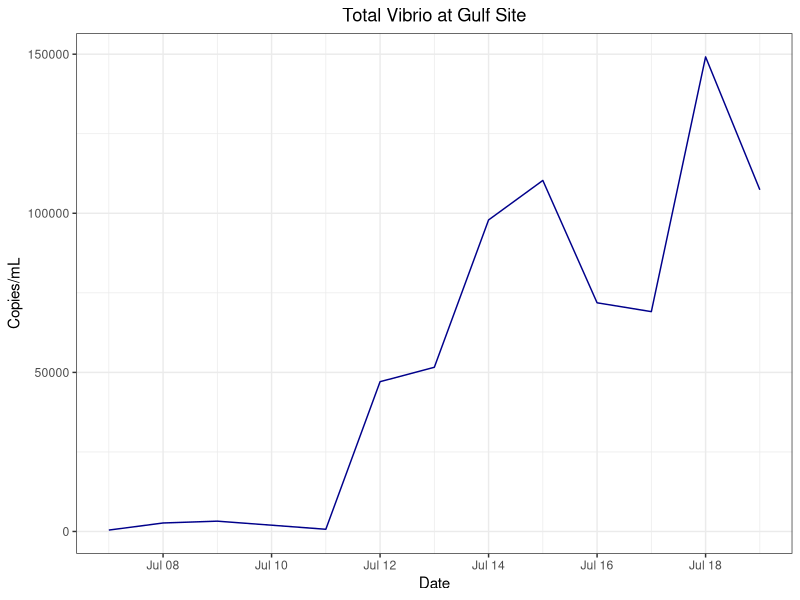
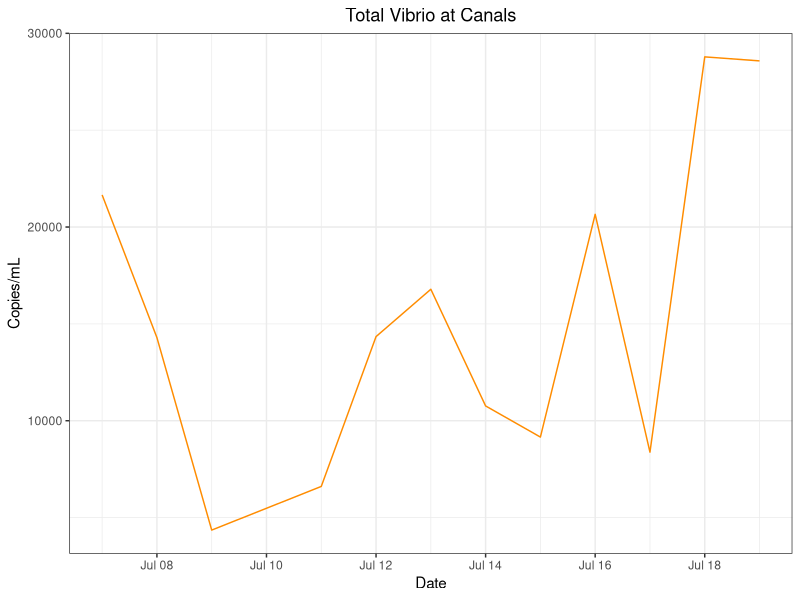
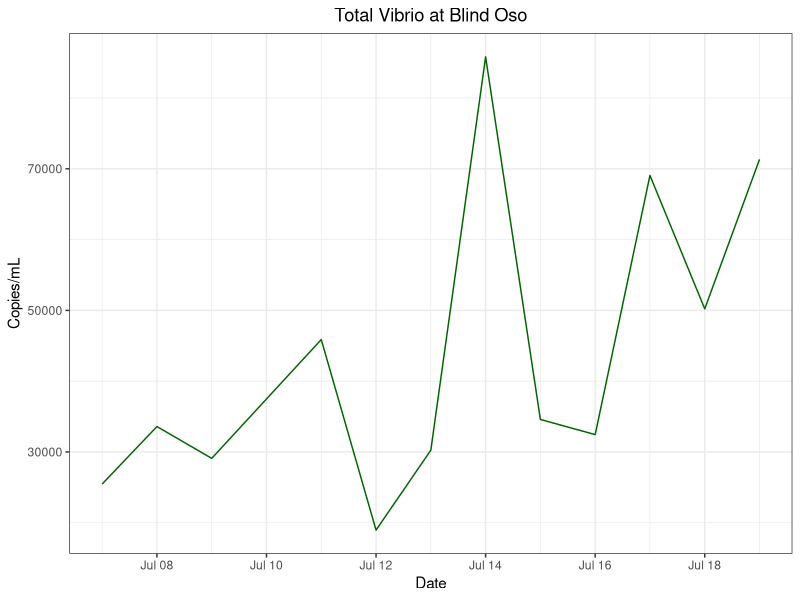
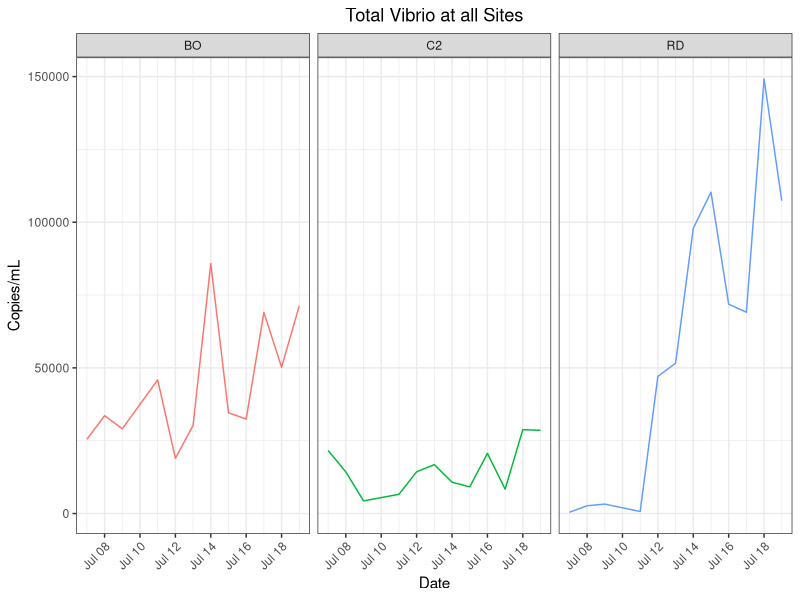

Recreate these plots in R, in order.
## ---- chunk 1
library(tidyverse)
library(here)
## ---- chunk 2
copies<- read_csv(here("data", "processed_data", "clean_data_date.csv")) #This is the clean_data.csv from copies_calculator but with date manually added in,
## ---- chunk 3
copies2<- copies %>%
  select(date,copies_mL,site) %>%
drop_na() #Get rid of NAs

bo<- copies2 %>% filter(site %in% "BO") #Blind Oso Bay
c2 <- copies2 %>% filter(site %in% "C2") #Canals
rd<- copies2 %>% filter(site %in% "RD") #Gulf Site
summary(copies2)
## ---- chunk 4
rd %>%
  ggplot() +geom_line(
    aes(x = date,
        y = copies_mL),
    color = "darkblue") +
  theme_bw() +
  labs(
    x = "Date",
    y = "Copies/mL",
    title = "Total Vibrio at Gulf Site") +
  theme(plot.title = element_text(hjust = 0.5))
## ---- chunk 5
c2 %>%
  ggplot() +geom_line(
    aes(x = date,
        y = copies_mL),
    color = "darkorange") +
  theme_bw() +
  labs(
    x = "Date",
    y = "Copies/mL",
    title = "Total Vibrio at Canals") +
  theme(plot.title = element_text(hjust = 0.5))
## ---- chunk 6
bo %>%
  ggplot() +geom_line(
    aes(x = date,
        y = copies_mL),
    color = "darkgreen") +
  theme_bw() +
  labs(
    x = "Date",
    y = "Copies/mL",
    title = "Total Vibrio at Blind Oso") +
  theme(plot.title = element_text(hjust = 0.5))
## ---- chunk 7
copies2 %>% ggplot()+geom_line(
  aes(x = date,
      y = copies_mL,
      color = site))+
  facet_wrap(~site) +
  theme_bw()+
  labs(
    x = "Date",
    y = "Copies/mL",
    title = "Total Vibrio at all Sites") +
  theme(plot.title = element_text(hjust = 0.5)) + #center title
  theme(axis.text.x = element_text(angle = 45, hjust = 1)) + #Tilt x axis labels 
  theme(legend.position = "none") #Removes legend 
